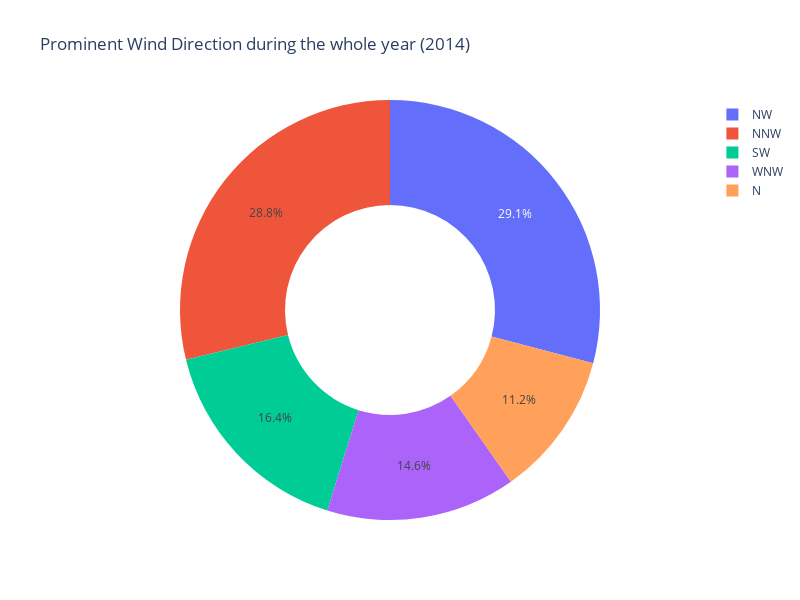

The notebook cell this image was saved under:
### Markdown cell above
### Prominent Wind Direction for the whole Year

### Code cell
figure = go.Figure(layout=go.Layout(width=800, height=600, title = "Prominent Wind Direction during the whole year (2014)"))

temp = (data.groupby('wind_dir').count()
        .Month.sort_values(ascending=False)
        .rename('counts', axis = 1)
        .head(5).to_frame().reset_index()
       )

figure.add_trace(
        go.Pie(labels = temp['wind_dir'], values = temp['counts'], visible = True, hole = 0.5)
    )

figure.show()

### Figure 1 — Plotly figure (JSON) as saved in the notebook; plotly's stock layout.template omitted (floating-point values rounded to 4 significant figures)
{"data": [{"hole": 0.5, "labels": ["NW", "NNW", "SW", "WNW", "N"], "type": "pie", "values": [1360, 1348, 765, 683, 522], "visible": true}], "layout": {"height": 600, "title": {"text": "Prominent Wind Direction during the whole year (2014)"}, "width": 800}}
